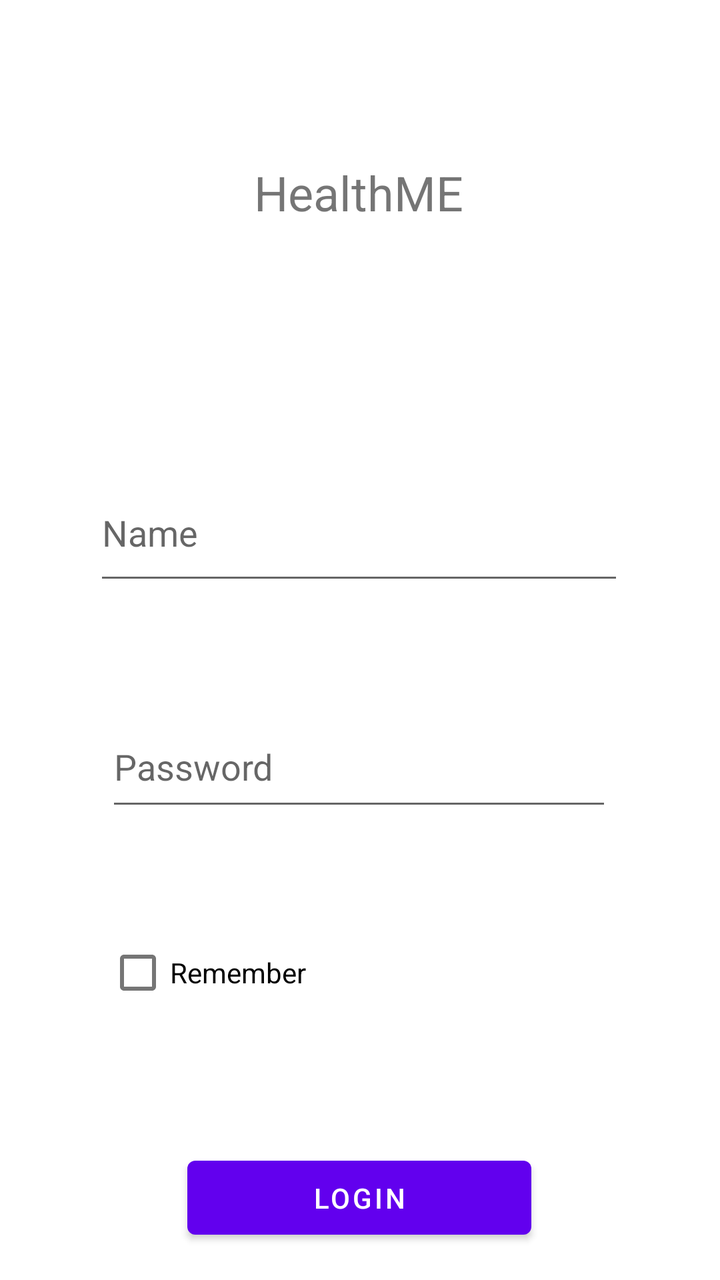
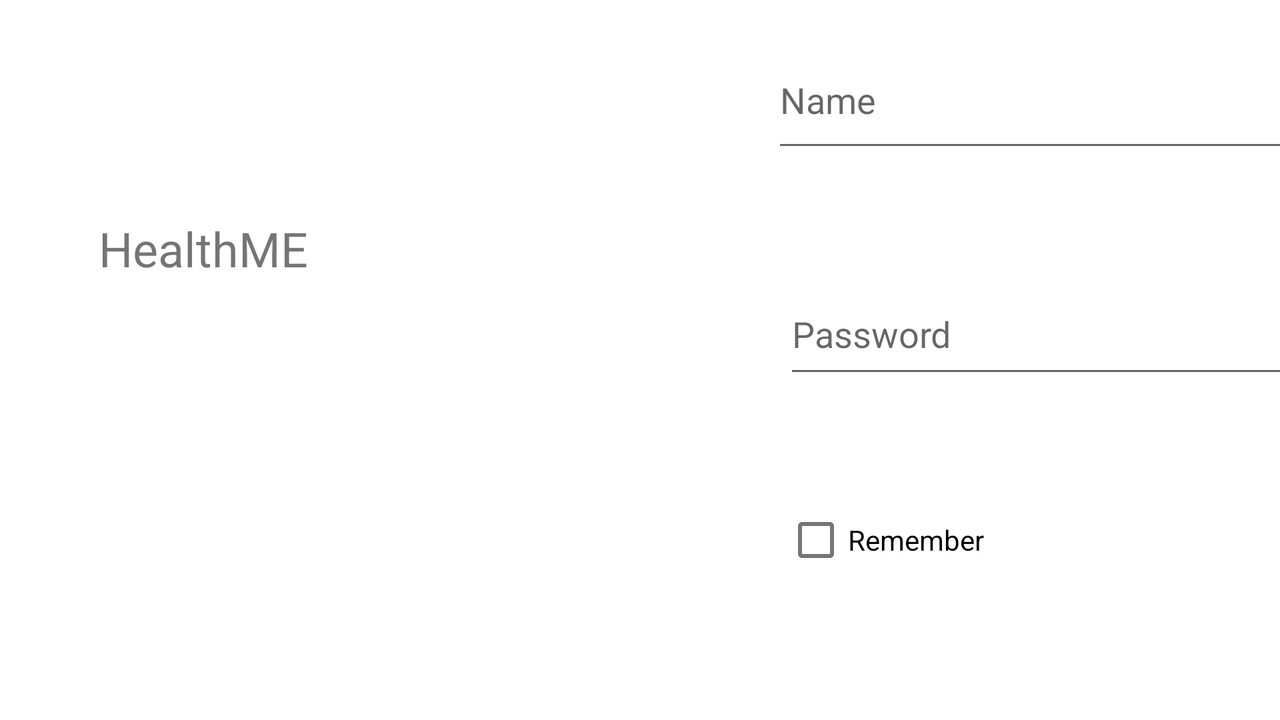

The same Android screen from two of the app's own layout files: first res/layout/ as a phone draws it, then the repository's variant for another configuration, drawn on a device whose configuration selects that folder. Both files follow.
<!-- AndroidManifest.xml: application theme Theme.EmpregaEu3 -->
<!-- res/layout/activity_main.xml -->
<?xml version="1.0" encoding="utf-8"?>
<androidx.constraintlayout.widget.ConstraintLayout xmlns:android="http://schemas.android.com/apk/res/android"
    xmlns:app="http://schemas.android.com/apk/res-auto"
    xmlns:tools="http://schemas.android.com/tools"
    android:layout_width="match_parent"
    android:layout_height="match_parent"
    tools:context=".MainActivity">

    <TextView
        android:id="@+id/textView"
        android:layout_width="wrap_content"
        android:layout_height="wrap_content"
        android:layout_marginTop="80dp"
        android:text="@string/app_name"
        android:textSize="24sp"
        app:layout_constraintEnd_toEndOf="parent"
        app:layout_constraintHorizontal_bias="0.498"
        app:layout_constraintStart_toStartOf="parent"
        app:layout_constraintTop_toTopOf="parent" />

    <EditText
        android:id="@+id/edNome"
        android:layout_width="265dp"
        android:layout_height="65dp"
        android:layout_marginTop="120dp"
        android:ems="10"
        android:hint="@string/name"
        android:inputType="textPersonName"
        app:layout_constraintEnd_toEndOf="@+id/textView"
        app:layout_constraintStart_toStartOf="@+id/textView"
        app:layout_constraintTop_toBottomOf="@+id/textView" />

    <EditText
        android:id="@+id/edSenha"
        android:layout_width="253dp"
        android:layout_height="57dp"
        android:layout_marginTop="56dp"
        android:ems="10"
        android:hint="@string/password"
        android:inputType="numberPassword"
        app:layout_constraintEnd_toEndOf="@+id/edNome"
        app:layout_constraintStart_toStartOf="@+id/edNome"
        app:layout_constraintTop_toBottomOf="@+id/edNome" />

    <CheckBox
        android:id="@+id/checkBox"
        android:layout_width="wrap_content"
        android:layout_height="wrap_content"
        android:layout_marginTop="52dp"
        android:text="@string/remember"
        app:layout_constraintStart_toStartOf="@+id/edSenha"
        app:layout_constraintTop_toBottomOf="@+id/edSenha" />

    <Button
        android:id="@+id/btlogin"
        android:layout_width="172dp"
        android:layout_height="49dp"
        android:layout_marginTop="64dp"
        android:text="@string/login"
        app:layout_constraintEnd_toEndOf="@+id/edSenha"
        app:layout_constraintHorizontal_bias="0.503"
        app:layout_constraintStart_toStartOf="@+id/edSenha"
        app:layout_constraintTop_toBottomOf="@+id/checkBox" />
</androidx.constraintlayout.widget.ConstraintLayout>
<!-- resources referenced by this layout -->
<resources>
  <string name="app_name">HealthME</string>
  <string name="login">Login</string>
  <string name="name">Name</string>
  <string name="password">Password</string>
  <string name="remember">Remember</string>
  <style name="Theme.EmpregaEu3" parent="Theme.MaterialComponents.DayNight.DarkActionBar">
          
          <item name="colorPrimary">@color/purple_500</item>
          <item name="colorPrimaryVariant">@color/purple_700</item>
          <item name="colorOnPrimary">@color/white</item>
          
          <item name="colorSecondary">@color/teal_200</item>
          <item name="colorSecondaryVariant">@color/teal_700</item>
          <item name="colorOnSecondary">@color/black</item>
          
          <item name="android:statusBarColor">?attr/colorPrimaryVariant</item>
          
      </style>
</resources>
<!-- res/layout-land/activity_main.xml (the repository's variant of the layout above) -->
<!-- drawn on the phone turned sideways -->
<?xml version="1.0" encoding="utf-8"?>
<androidx.constraintlayout.widget.ConstraintLayout xmlns:android="http://schemas.android.com/apk/res/android"
    xmlns:app="http://schemas.android.com/apk/res-auto"
    xmlns:tools="http://schemas.android.com/tools"
    android:layout_width="match_parent"
    android:layout_height="match_parent"
    tools:context=".MainActivity">

    <TextView
        android:id="@+id/textView"
        android:layout_width="wrap_content"
        android:layout_height="wrap_content"
        android:layout_marginTop="108dp"
        android:text="@string/app_name"
        android:textSize="24sp"
        app:layout_constraintEnd_toEndOf="parent"
        app:layout_constraintHorizontal_bias="0.092"
        app:layout_constraintStart_toStartOf="parent"
        app:layout_constraintTop_toTopOf="parent" />

    <EditText
        android:id="@+id/edNome"
        android:layout_width="265dp"
        android:layout_height="65dp"
        android:layout_marginStart="232dp"
        android:layout_marginTop="16dp"
        android:ems="10"
        android:hint="@string/name"
        android:inputType="textPersonName"
        app:layout_constraintStart_toEndOf="@+id/textView"
        app:layout_constraintTop_toTopOf="parent" />

    <EditText
        android:id="@+id/edSenha"
        android:layout_width="253dp"
        android:layout_height="57dp"
        android:layout_marginTop="56dp"
        android:ems="10"
        android:hint="@string/password"
        android:inputType="numberPassword"
        app:layout_constraintEnd_toEndOf="@+id/edNome"
        app:layout_constraintStart_toStartOf="@+id/edNome"
        app:layout_constraintTop_toBottomOf="@+id/edNome" />

    <CheckBox
        android:id="@+id/checkBox"
        android:layout_width="wrap_content"
        android:layout_height="wrap_content"
        android:layout_marginTop="52dp"
        android:text="@string/remember"
        app:layout_constraintStart_toStartOf="@+id/edSenha"
        app:layout_constraintTop_toBottomOf="@+id/edSenha" />

    <Button
        android:id="@+id/btlogin"
        android:layout_width="172dp"
        android:layout_height="49dp"
        android:layout_marginTop="64dp"
        android:text="@string/login"
        app:layout_constraintEnd_toEndOf="@+id/edSenha"
        app:layout_constraintHorizontal_bias="0.503"
        app:layout_constraintStart_toStartOf="@+id/edSenha"
        app:layout_constraintTop_toBottomOf="@+id/checkBox" />
</androidx.constraintlayout.widget.ConstraintLayout>
